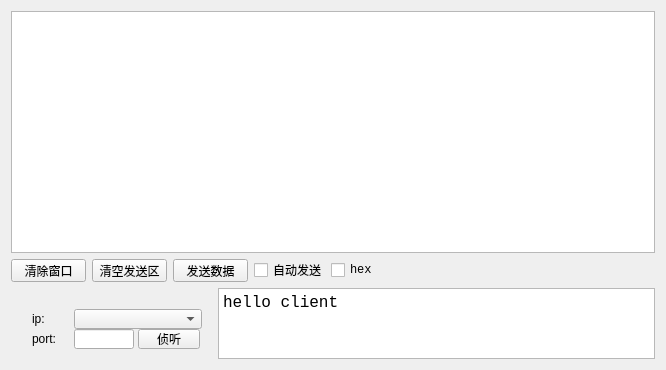
<?xml version="1.0" encoding="UTF-8"?>
<ui version="4.0">
 <class>udp_server</class>
 <widget class="QWidget" name="udp_server">
  <property name="geometry">
   <rect>
    <x>0</x>
    <y>0</y>
    <width>666</width>
    <height>370</height>
   </rect>
  </property>
  <property name="windowTitle">
   <string>udp_server</string>
  </property>
  <layout class="QGridLayout" name="gridLayout">
   <item row="0" column="0">
    <layout class="QVBoxLayout" name="verticalLayout_3" stretch="30,1">
     <item>
      <layout class="QVBoxLayout" name="verticalLayout" stretch="0,0">
       <item>
        <widget class="QTextEdit" name="show_textEdit">
         <property name="font">
          <font>
           <family>Courier New</family>
           <pointsize>10</pointsize>
          </font>
         </property>
        </widget>
       </item>
       <item>
        <layout class="QHBoxLayout" name="horizontalLayout_6">
         <item>
          <layout class="QHBoxLayout" name="horizontalLayout_2">
           <item>
            <layout class="QHBoxLayout" name="horizontalLayout">
             <item>
              <widget class="QPushButton" name="clear_windows_pushButton">
               <property name="minimumSize">
                <size>
                 <width>75</width>
                 <height>23</height>
                </size>
               </property>
               <property name="maximumSize">
                <size>
                 <width>75</width>
                 <height>23</height>
                </size>
               </property>
               <property name="text">
                <string>清除窗口</string>
               </property>
              </widget>
             </item>
             <item>
              <widget class="QPushButton" name="clear_send_pushButton">
               <property name="minimumSize">
                <size>
                 <width>75</width>
                 <height>23</height>
                </size>
               </property>
               <property name="maximumSize">
                <size>
                 <width>75</width>
                 <height>23</height>
                </size>
               </property>
               <property name="text">
                <string>清空发送区</string>
               </property>
              </widget>
             </item>
             <item>
              <widget class="QPushButton" name="send_pushButton">
               <property name="minimumSize">
                <size>
                 <width>75</width>
                 <height>23</height>
                </size>
               </property>
               <property name="maximumSize">
                <size>
                 <width>75</width>
                 <height>23</height>
                </size>
               </property>
               <property name="text">
                <string>发送数据</string>
               </property>
              </widget>
             </item>
             <item>
              <widget class="QCheckBox" name="auto_send_checkBox">
               <property name="minimumSize">
                <size>
                 <width>71</width>
                 <height>16</height>
                </size>
               </property>
               <property name="maximumSize">
                <size>
                 <width>71</width>
                 <height>16</height>
                </size>
               </property>
               <property name="text">
                <string>自动发送</string>
               </property>
              </widget>
             </item>
             <item>
              <widget class="QCheckBox" name="hex_checkBox">
               <property name="minimumSize">
                <size>
                 <width>41</width>
                 <height>16</height>
                </size>
               </property>
               <property name="maximumSize">
                <size>
                 <width>41</width>
                 <height>16</height>
                </size>
               </property>
               <property name="font">
                <font>
                 <family>Courier New</family>
                 <pointsize>9</pointsize>
                </font>
               </property>
               <property name="text">
                <string>hex</string>
               </property>
              </widget>
             </item>
            </layout>
           </item>
           <item>
            <widget class="QLabel" name="client_label">
             <property name="minimumSize">
              <size>
               <width>230</width>
               <height>23</height>
              </size>
             </property>
             <property name="maximumSize">
              <size>
               <width>230</width>
               <height>23</height>
              </size>
             </property>
             <property name="font">
              <font>
               <family>Courier New</family>
               <pointsize>10</pointsize>
              </font>
             </property>
             <property name="text">
              <string/>
             </property>
            </widget>
           </item>
          </layout>
         </item>
         <item>
          <spacer name="horizontalSpacer">
           <property name="orientation">
            <enum>Qt::Horizontal</enum>
           </property>
           <property name="sizeHint" stdset="0">
            <size>
             <width>40</width>
             <height>20</height>
            </size>
           </property>
          </spacer>
         </item>
        </layout>
       </item>
      </layout>
     </item>
     <item>
      <layout class="QHBoxLayout" name="horizontalLayout_5">
       <item>
        <widget class="QWidget" name="widget" native="true">
         <property name="minimumSize">
          <size>
           <width>201</width>
           <height>71</height>
          </size>
         </property>
         <property name="maximumSize">
          <size>
           <width>201</width>
           <height>71</height>
          </size>
         </property>
         <widget class="QWidget" name="">
          <property name="geometry">
           <rect>
            <x>10</x>
            <y>10</y>
            <width>187</width>
            <height>55</height>
           </rect>
          </property>
          <layout class="QVBoxLayout" name="verticalLayout_2">
           <item>
            <layout class="QHBoxLayout" name="horizontalLayout_3">
             <item>
              <widget class="QLabel" name="ip_label">
               <property name="minimumSize">
                <size>
                 <width>36</width>
                 <height>20</height>
                </size>
               </property>
               <property name="maximumSize">
                <size>
                 <width>36</width>
                 <height>20</height>
                </size>
               </property>
               <property name="text">
                <string>ip: </string>
               </property>
              </widget>
             </item>
             <item>
              <widget class="QComboBox" name="ip_comboBox">
               <property name="minimumSize">
                <size>
                 <width>128</width>
                 <height>20</height>
                </size>
               </property>
               <property name="maximumSize">
                <size>
                 <width>128</width>
                 <height>20</height>
                </size>
               </property>
              </widget>
             </item>
            </layout>
           </item>
           <item>
            <layout class="QHBoxLayout" name="horizontalLayout_4">
             <item>
              <widget class="QLabel" name="port_label">
               <property name="minimumSize">
                <size>
                 <width>36</width>
                 <height>20</height>
                </size>
               </property>
               <property name="maximumSize">
                <size>
                 <width>36</width>
                 <height>20</height>
                </size>
               </property>
               <property name="text">
                <string>port: </string>
               </property>
              </widget>
             </item>
             <item>
              <widget class="QLineEdit" name="port_lineEdit">
               <property name="minimumSize">
                <size>
                 <width>60</width>
                 <height>20</height>
                </size>
               </property>
               <property name="maximumSize">
                <size>
                 <width>60</width>
                 <height>20</height>
                </size>
               </property>
               <property name="text">
                <string/>
               </property>
              </widget>
             </item>
             <item>
              <widget class="QPushButton" name="listen_pushButton">
               <property name="minimumSize">
                <size>
                 <width>62</width>
                 <height>20</height>
                </size>
               </property>
               <property name="maximumSize">
                <size>
                 <width>62</width>
                 <height>20</height>
                </size>
               </property>
               <property name="text">
                <string>侦听</string>
               </property>
               <property name="checkable">
                <bool>true</bool>
               </property>
              </widget>
             </item>
            </layout>
           </item>
          </layout>
         </widget>
        </widget>
       </item>
       <item>
        <widget class="QTextEdit" name="send_textEdit">
         <property name="font">
          <font>
           <family>Courier New</family>
           <pointsize>10</pointsize>
          </font>
         </property>
         <property name="html">
          <string>&lt;!DOCTYPE HTML PUBLIC &quot;-//W3C//DTD HTML 4.0//EN&quot; &quot;http://www.w3.org/TR/REC-html40/strict.dtd&quot;&gt;
&lt;html&gt;&lt;head&gt;&lt;meta name=&quot;qrichtext&quot; content=&quot;1&quot; /&gt;&lt;style type=&quot;text/css&quot;&gt;
p, li { white-space: pre-wrap; }
&lt;/style&gt;&lt;/head&gt;&lt;body style=&quot; font-family:'Courier New'; font-size:10pt; font-weight:400; font-style:normal;&quot;&gt;
&lt;p style=&quot; margin-top:0px; margin-bottom:0px; margin-left:0px; margin-right:0px; -qt-block-indent:0; text-indent:0px;&quot;&gt;&lt;span style=&quot; font-size:12pt;&quot;&gt;hello client&lt;/span&gt;&lt;/p&gt;&lt;/body&gt;&lt;/html&gt;</string>
         </property>
        </widget>
       </item>
      </layout>
     </item>
    </layout>
   </item>
  </layout>
 </widget>
 <layoutdefault spacing="6" margin="11"/>
 <resources/>
 <connections/>
</ui>
